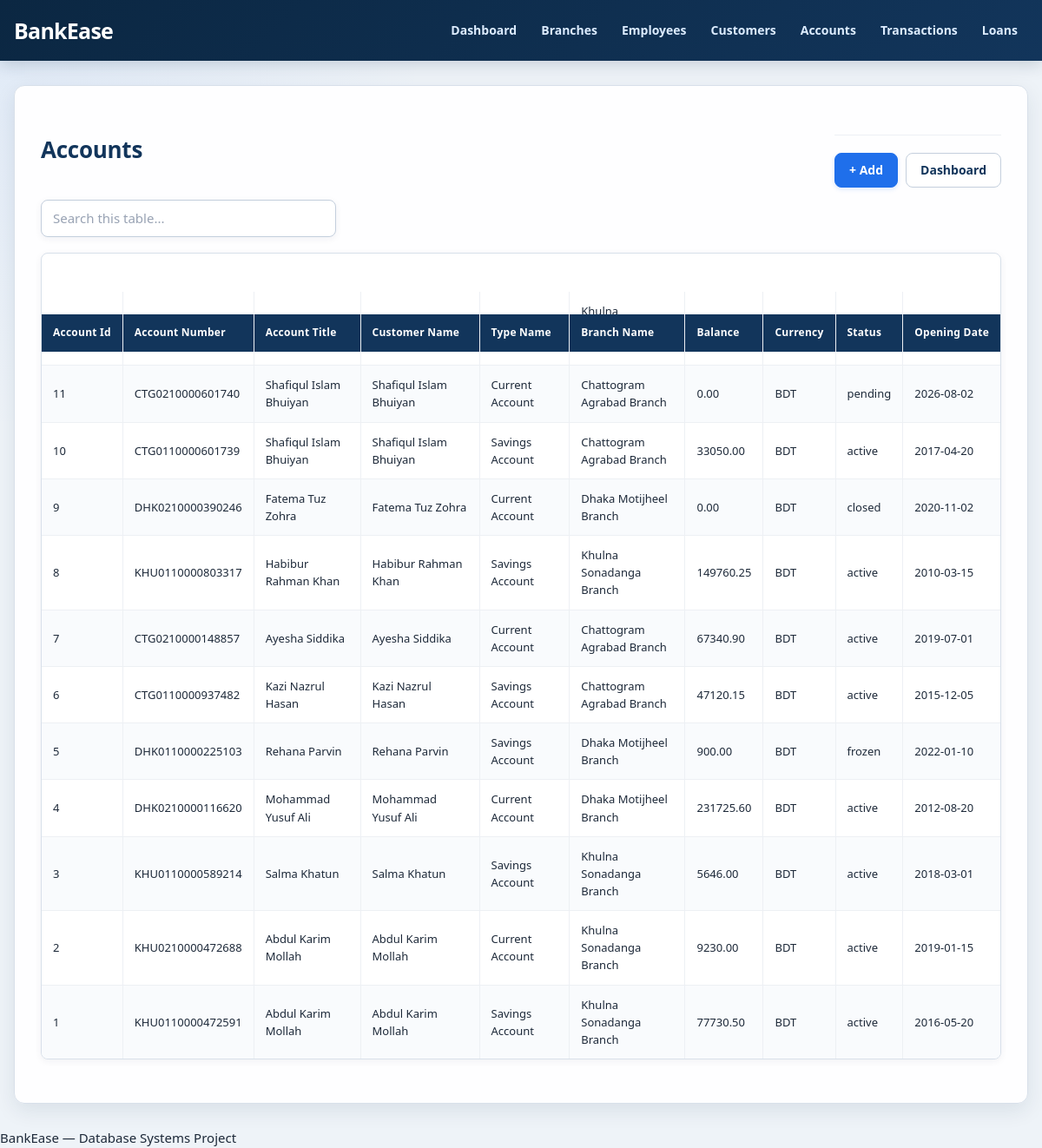
The app's page /lists/accounts.php with its own data.
### tables this page shows
CREATE TABLE accounts (
    account_id       INT AUTO_INCREMENT PRIMARY KEY,
    account_number   VARCHAR(20) NOT NULL UNIQUE,
    account_title    VARCHAR(150) NOT NULL,
    customer_id      INT NOT NULL,
    account_type_id  INT NOT NULL,
    branch_id        INT NOT NULL,
    balance          DECIMAL(14,2) NOT NULL DEFAULT 0 CHECK (balance >= 0),
    currency         VARCHAR(10) NOT NULL DEFAULT 'BDT',
    status           ENUM('active','frozen','closed','pending') NOT NULL DEFAULT 'pending',
    opening_date     DATE NOT NULL,
    closing_date     DATE,
    CONSTRAINT fk_accounts_customer FOREIGN KEY (customer_id) REFERENCES customers(customer_id),
    CONSTRAINT fk_accounts_type FOREIGN KEY (account_type_id) REFERENCES account_types(account_type_id),
    CONSTRAINT fk_accounts_branch FOREIGN KEY (branch_id) REFERENCES branches(branch_id),
    CONSTRAINT chk_accounts_dates CHECK (closing_date IS NULL OR closing_date >= opening_date)
);

CREATE TABLE branches (
    branch_id            INT AUTO_INCREMENT PRIMARY KEY,
    branch_name          VARCHAR(100) NOT NULL UNIQUE,
    address              VARCHAR(255) NOT NULL,
    phone                VARCHAR(20) NOT NULL,
    manager_employee_id  INT,
    opening_date         DATE NOT NULL,
    status               ENUM('active','closed','under_renovation') NOT NULL DEFAULT 'active'
);

CREATE TABLE customers (
    customer_id                  INT AUTO_INCREMENT PRIMARY KEY,
    cif_number                   VARCHAR(20) NOT NULL UNIQUE,
    full_name                    VARCHAR(100) NOT NULL,
    full_name_bn                 VARCHAR(100),
    father_name                  VARCHAR(100) NOT NULL,
    mother_name                  VARCHAR(100) NOT NULL,
    spouse_name                  VARCHAR(100),
    date_of_birth                DATE NOT NULL,
    gender                       ENUM('male','female','other') NOT NULL,
    nationality                  VARCHAR(50) NOT NULL DEFAULT 'Bangladeshi',
    profession                   VARCHAR(100) NOT NULL,
    monthly_income               DECIMAL(12,2) CHECK (monthly_income IS NULL OR monthly_income >= 0),
    source_of_fund               VARCHAR(255) NOT NULL,
    tin_number                   VARCHAR(20) UNIQUE,
    phone                        VARCHAR(20) NOT NULL UNIQUE,
    email                        VARCHAR(100) UNIQUE,
    id_type                      ENUM('nid','passport','birth_certificate','driving_license','other') NOT NULL,
    id_number                    VARCHAR(50) NOT NULL UNIQUE,
    branch_id                    INT NOT NULL,
    status                       ENUM('active','inactive','blocked') NOT NULL DEFAULT 'active',
    kyc_status                   ENUM('pending','verified','expired','rejected') NOT NULL DEFAULT 'pending',
    kyc_verified_by_employee_id  INT,
    kyc_verified_at              DATETIME,
    registration_date            DATETIME NOT NULL DEFAULT CURRENT_TIMESTAMP,
    CONSTRAINT fk_customers_branch FOREIGN KEY (branch_id) REFERENCES branches(branch_id),
     
     
    CONSTRAINT fk_customers_kyc_employee FOREIGN KEY (kyc_verified_by_employee_id)
        REFERENCES employees(employee_id),
     
    CONSTRAINT chk_customers_kyc CHECK (
        kyc_status = 'pending'
        OR (kyc_verified_by_employee_id IS NOT NULL AND kyc_verified_at IS NOT NULL)
    )
);

CREATE TABLE account_types (
    account_type_id      INT AUTO_INCREMENT PRIMARY KEY,
    type_name            VARCHAR(50) NOT NULL UNIQUE,
    minimum_balance      DECIMAL(12,2) NOT NULL DEFAULT 0 CHECK (minimum_balance >= 0),
    interest_rate        DECIMAL(5,2) NOT NULL DEFAULT 0 CHECK (interest_rate >= 0),
    single_per_customer  BOOLEAN NOT NULL DEFAULT FALSE
);

### helpers.php (called while the page is built, shortened)
<?php
require_once __DIR__ . '/db.php';
function e($value): string
{
    return htmlspecialchars((string) $value, ENT_QUOTES, 'UTF-8');
}

### db.php (called while the page is built, shortened)
<?php
function db(): PDO
{
    static $pdo = null;
    $dsn = 'mysql:host=' . DB_HOST
         . ';port=' . DB_PORT
         . ';dbname=' . DB_NAME
         . ';charset=' . DB_CHARSET;
    $offset = (new DateTime('now', new DateTimeZone(APP_TIMEZONE)))->format('P');
    try {
        $pdo = new PDO($dsn, DB_USER, DB_PASS, [
            PDO::ATTR_ERRMODE            => PDO::ERRMODE_EXCEPTION,
            PDO::ATTR_DEFAULT_FETCH_MODE => PDO::FETCH_ASSOC,
            PDO::ATTR_EMULATE_PREPARES   => false,
            PDO::MYSQL_ATTR_INIT_COMMAND => "SET time_zone = '" . $offset . "'",
        ]);
    } catch (PDOException $e) {
        db_connection_failed($e);
    }
    return $pdo;
}
function db_select_all(string $sql, array $params = []): array
{
    $stmt = db()->prepare($sql);
    $stmt->execute($params);
    return $stmt->fetchAll();
}

### lists/accounts.php (the view, shortened to what this page needs)
<?php
require_once __DIR__ . '/../helpers.php';
$pageTitle = 'Accounts';
$base = '..';
$rows = db_select_all('SELECT a.*, c.full_name AS customer_name, at.type_name, b.branch_name FROM accounts a JOIN customers c ON c.customer_id=a.customer_id JOIN account_types at ON at.account_type_id=a.account_type_id JOIN branches b ON b.branch_id=a.branch_id ORDER BY a.account_id DESC');
$columns = ['account_id', 'account_number', 'account_title', 'customer_name', 'type_name', 'branch_name', 'balance', 'currency', 'status', 'opening_date'];
include __DIR__ . '/../partials/header.php';
?>
<div class="toolbar"><h1><?= e($pageTitle) ?></h1>
<div class="actions">
<?php if (True): ?><a class="btn" href="../forms/account.php">+ Add</a><?php endif; ?>
<a class="btn secondary" href="../index.php">Dashboard</a>
</div></div>
<div class="toolbar"><input data-table-search type="search" placeholder="Search this table..." style="max-width:340px"></div>
<div class="table-wrap"><table class="data-table"><thead><tr>
<?php foreach ($columns as $column): ?><th><?= e(ucwords(str_replace('_',' ',$column))) ?></th><?php endforeach; ?>
</tr></thead><tbody>
<?php foreach ($rows as $row): ?><tr>
<?php foreach ($columns as $column): ?><td><?= e($row[$column] ?? '-') ?></td><?php endforeach; ?>
</tr><?php endforeach; ?>
</tbody></table></div>
<?php include __DIR__ . '/../partials/footer.php'; ?>

### partials/header.php (shortened to what this page needs)
<?php
require_once __DIR__ . '/../helpers.php';
$pageTitle = $pageTitle ?? ($title ?? APP_NAME);
$base = $base ?? '';
?>
<!doctype html>
<html lang="en">
<head>
<link rel="stylesheet" href="<?= e($base) ?>/style.css">
</head>
<body>
<header class="topbar"><div class="topbar-inner">
<a class="brand" href="<?= e($base) ?>/index.php">BankEase</a>
<nav class="nav">
<a href="<?= e($base) ?>/index.php">Dashboard</a>
<a href="<?= e($base) ?>/lists/branches.php">Branches</a>
<a href="<?= e($base) ?>/lists/employees.php">Employees</a>
<a href="<?= e($base) ?>/lists/customers.php">Customers</a>
<a href="<?= e($base) ?>/lists/accounts.php">Accounts</a>
<a href="<?= e($base) ?>/lists/transactions.php">Transactions</a>
<a href="<?= e($base) ?>/lists/loans.php">Loans</a>
</nav></div></header>
<main class="container"><?php flash_show(); ?>

### partials/footer.php
</main><footer class="site-footer">BankEase — Database Systems Project</footer>
<script src="<?= e(($base ?? '') . '/assets/main.js') ?>"></script></body></html>

### style.css (style rules this page uses)
:root { --navy: #12355b; --navy-dark: #0b2742; --blue: #1f6feb; --blue-soft: #eaf3ff; --teal: #0f766e; --teal-soft: #e8f7f5; --green: #16803c; --green-soft: #eaf8ef; --red: #c0392b; --red-soft: #fff0ee; --amber: #a66a00; --amber-soft: #fff7df; --text: #1d2939; --muted: #667085; --border: #d8e0ea; --border-dark: #c4cfdd; --surface: #ffffff; --surface-soft: #f7f9fc; --page: #eef3f8; --shadow-sm: 0 2px 8px rgba(16, 42, 67, .06); --shadow-md: 0 8px 24px rgba(16, 42, 67, .09); --radius: 12px; --radius-sm: 8px; }
* { box-sizing: border-box; }
html { scroll-behavior: smooth; }
body { margin: 0; min-height: 100vh; font-family: "Segoe UI", Arial, Helvetica, sans-serif; font-size: 15px; line-height: 1.55; color: var(--text); background: radial-gradient(circle at top left, rgba(31,111,235,.07), transparent 28%), var(--page); }
a { color: var(--blue); }
button, input, select, textarea { font: inherit; }
h1, h2, h3 { margin: 0; color: var(--navy); letter-spacing: -.01em; }
h1 { font-size: 28px; line-height: 1.2; }
.topbar { position: sticky; top: 0; z-index: 50; color: #fff; background: linear-gradient(135deg, var(--navy-dark), var(--navy)); box-shadow: 0 4px 18px rgba(11, 39, 66, .18); }
.topbar-inner { width: min(1180px, calc(100% - 32px)); min-height: 70px; margin: 0 auto; display: flex; align-items: center; justify-content: space-between; gap: 24px; }
.brand { color: #fff; text-decoration: none; font-size: 25px; font-weight: 800; letter-spacing: -.03em; white-space: nowrap; }
.nav { display: flex; align-items: center; justify-content: flex-end; gap: 4px; flex-wrap: wrap; }
.nav a { color: #dcecff; text-decoration: none; padding: 9px 12px; border-radius: 8px; font-size: 14px; font-weight: 600; transition: background .15s ease, color .15s ease; }
.container { width: min(1180px, calc(100% - 32px)); margin: 28px auto; padding: 30px; background: rgba(255,255,255,.96); border: 1px solid var(--border); border-radius: var(--radius); box-shadow: var(--shadow-md); }
.toolbar > h1 { font-size: 26px; }
.toolbar { display: flex; align-items: center; justify-content: space-between; gap: 14px; margin: 0 0 18px; }
.toolbar + .toolbar { justify-content: flex-start; margin-top: -4px; }
.toolbar .actions, .actions { display: flex; align-items: center; gap: 9px; flex-wrap: wrap; }
.toolbar input[type="search"], .toolbar .search-input, input[data-table-search] { width: min(360px, 100%); min-height: 42px; padding: 9px 13px; border: 1px solid var(--border-dark); border-radius: var(--radius-sm); background: #fff; color: var(--text); box-shadow: var(--shadow-sm); }
.toolbar input[type="search"]::placeholder, input[data-table-search]::placeholder { color: #98a2b3; }
.btn, button, input[type="submit"] { display: inline-flex; align-items: center; justify-content: center; min-height: 40px; padding: 9px 16px; border: 1px solid var(--blue); border-radius: var(--radius-sm); font-size: 14px; font-weight: 700; line-height: 1; text-decoration: none; cursor: pointer; color: #fff; background: var(--blue); box-shadow: 0 2px 5px rgba(31,111,235,.16); transition: transform .12s ease, box-shadow .12s ease, background .12s ease; }
.btn.secondary { color: var(--navy); background: #fff; border-color: var(--border-dark); box-shadow: none; }
.actions { margin-top: 26px; padding-top: 20px; border-top: 1px solid #edf0f4; }
.table-wrap { width: 100%; overflow-x: auto; margin: 0 0 20px; border: 1px solid var(--border); border-radius: var(--radius-sm); background: #fff; box-shadow: var(--shadow-sm); }
.data-table { width: 100%; min-width: 720px; border-collapse: separate; border-spacing: 0; font-size: 13px; }
.data-table th, .data-table td { padding: 12px 13px; text-align: left; vertical-align: middle; border-right: 1px solid #edf0f4; border-bottom: 1px solid #edf0f4; }
.data-table th:last-child, .data-table td:last-child { border-right: 0; }
.data-table tbody tr:last-child td { border-bottom: 0; }
.data-table th { position: sticky; top: 70px; z-index: 5; color: #fff; background: var(--navy); font-size: 12px; font-weight: 800; letter-spacing: .02em; white-space: nowrap; }
.data-table td { background: #fff; }
.data-table tbody tr:nth-child(even) td { background: #f9fbfd; }

### records on screen
accounts: branch.branch_name "Khulna…"
accounts: account_id "11", account_number "CTG0210000601740", account_title "Shafiqul Islam Bhuiyan", customer.full_name "Shafiqul Islam Bhuiyan", account_type.type_name "Current Account", branch.branch_name "Chattogram Agrabad Branch", balance "0.00", currency "BDT", status "pending", opening_date "2026-08-02"
accounts: account_id "10", account_number "CTG0110000601739", account_title "Shafiqul Islam Bhuiyan", customer.full_name "Shafiqul Islam Bhuiyan", account_type.type_name "Savings Account", branch.branch_name "Chattogram Agrabad Branch", balance "33050.00", currency "BDT", status "active", opening_date "2017-04-20"
accounts: account_id "9", account_number "DHK0210000390246", account_title "Fatema Tuz Zohra", customer.full_name "Fatema Tuz Zohra", account_type.type_name "Current Account", branch.branch_name "Dhaka Motijheel Branch", balance "0.00", currency "BDT", status "closed", opening_date "2020-11-02"
accounts: account_id "8", account_number "KHU0110000803317", account_title "Habibur Rahman Khan", customer.full_name "Habibur Rahman Khan", account_type.type_name "Savings Account", branch.branch_name "Khulna Sonadanga Branch", balance "149760.25", currency "BDT", status "active", opening_date "2010-03-15"
accounts: account_id "7", account_number "CTG0210000148857", account_title "Ayesha Siddika", customer.full_name "Ayesha Siddika", account_type.type_name "Current Account", branch.branch_name "Chattogram Agrabad Branch", balance "67340.90", currency "BDT", status "active", opening_date "2019-07-01"
accounts: account_id "6", account_number "CTG0110000937482", account_title "Kazi Nazrul Hasan", customer.full_name "Kazi Nazrul Hasan", account_type.type_name "Savings Account", branch.branch_name "Chattogram Agrabad Branch", balance "47120.15", currency "BDT", status "active", opening_date "2015-12-05"
accounts: account_id "5", account_number "DHK0110000225103", account_title "Rehana Parvin", customer.full_name "Rehana Parvin", account_type.type_name "Savings Account", branch.branch_name "Dhaka Motijheel Branch", balance "900.00", currency "BDT", status "frozen", opening_date "2022-01-10"
accounts: account_id "4", account_number "DHK0210000116620", account_title "Mohammad Yusuf Ali", customer.full_name "Mohammad Yusuf Ali", account_type.type_name "Current Account", branch.branch_name "Dhaka Motijheel Branch", balance "231725.60", currency "BDT", status "active", opening_date "2012-08-20"
accounts: account_id "3", account_number "KHU0110000589214", account_title "Salma Khatun", customer.full_name "Salma Khatun", account_type.type_name "Savings Account", branch.branch_name "Khulna Sonadanga Branch", balance "5646.00", currency "BDT", status "active", opening_date "2018-03-01"
accounts: account_id "2", account_number "KHU0210000472688", account_title "Abdul Karim Mollah", customer.full_name "Abdul Karim Mollah", account_type.type_name "Current Account", branch.branch_name "Khulna Sonadanga Branch", balance "9230.00", currency "BDT", status "active", opening_date "2019-01-15"
accounts: account_id "1", account_number "KHU0110000472591", account_title "Abdul Karim Mollah", customer.full_name "Abdul Karim Mollah", account_type.type_name "Savings Account", branch.branch_name "Khulna Sonadanga Branch", balance "77730.50", currency "BDT", status "active", opening_date "2016-05-20"

### other values on screen
$pageTitle "Accounts"
str_replace('_',' ',$column) "Account Id"
str_replace('_',' ',$column) "Account Number"
str_replace('_',' ',$column) "Account Title"
str_replace('_',' ',$column) "Customer Name"
str_replace('_',' ',$column) "Type Name"
str_replace('_',' ',$column) "Branch Name"
str_replace('_',' ',$column) "Balance"
str_replace('_',' ',$column) "Currency"
str_replace('_',' ',$column) "Status"
str_replace('_',' ',$column) "Opening Date"
